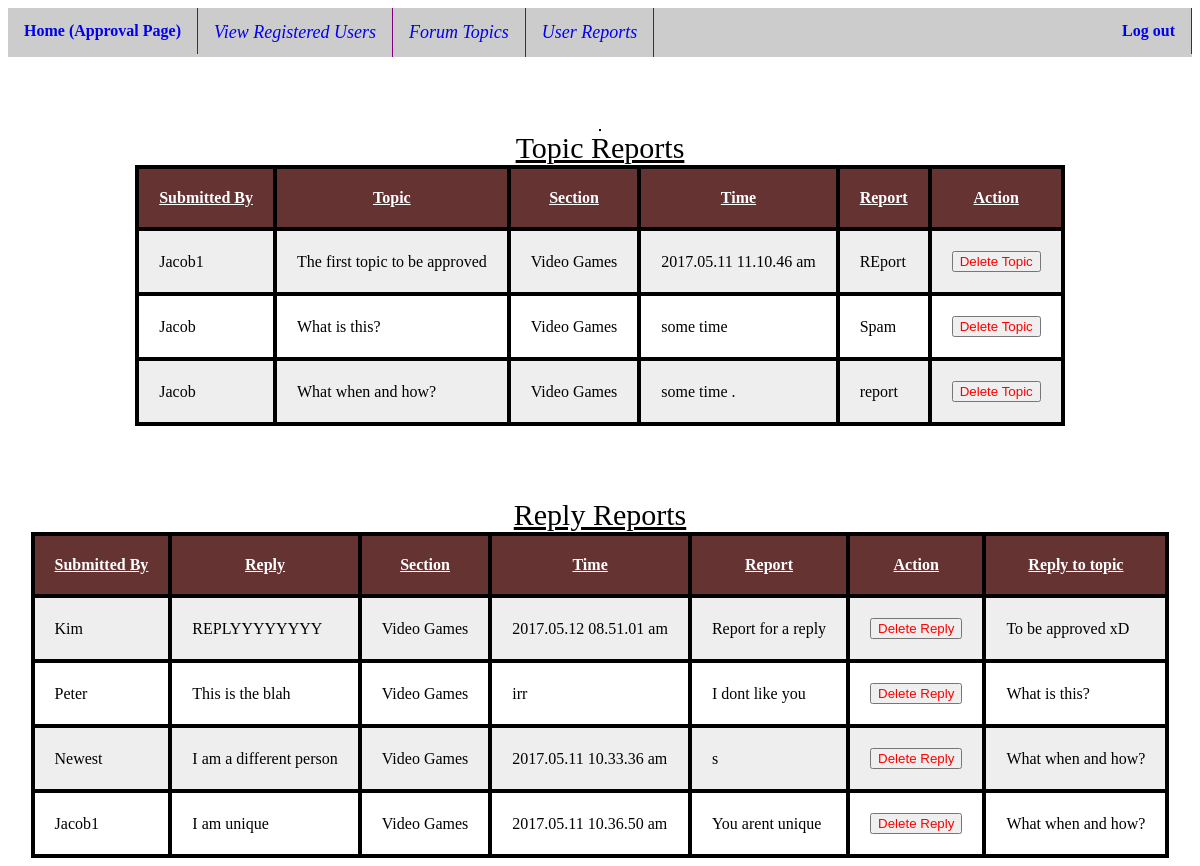
The page /reportadmin.php on the database its author committed.
### tables this page shows
CREATE TABLE `report` (
  `Submitter` varchar(100) DEFAULT NULL,
  `Topic` varchar(100) DEFAULT NULL,
  `Reply` varchar(100) DEFAULT NULL,
  `Section` varchar(100) DEFAULT NULL,
  `Time` varchar(100) NOT NULL,
  `Report` varchar(100) DEFAULT NULL
);

### reportadmin.php (the view, shortened to what this page needs)
<!DOCTYPE html PUBLIC "-//W3C//DTD XHTML 1.0 Transitional//EN" "http://www.w3.org/TR/xhtml1/DTD/xhtml1-transitional.dtd">
<html xmlns="http://www.w3.org/1999/xhtml">
<head>
</head>
<body>
<table align="center">
<?php
require_once('config.php');
require_once('navbar1.php');
?>
<br > <br > <br > <br >
<table>
<caption style="font-size:30px;text-decoration:underline" align="center">Topic Reports</caption>
<th>Submitted By</th>
<th>Topic</th>
<th>Section</th>
<th>Time</th>
<th>Report</th>
<th>Action</th>
<?php
$sql="SELECT * FROM report WHERE Topic!='N'";
$result=mysqli_query($conn,$sql);
	while($hey=mysqli_fetch_assoc($result))
	{echo "<tr><td>";
	echo $hey['Submitter'];
	echo "</td><td>";
	echo $hey['Topic'];
	$temp=$hey['Topic'];
	echo "</td><td>";
	echo $hey['Section'];
	echo "</td><td>";
	echo $hey['Time'];
	echo "</td><td>";
	echo $hey['Report'];
	$sql1="SELECT Approved from question WHERE Topic ='$temp'";
	$result1=mysqli_query($conn,$sql1);
	$hey1=mysqli_fetch_assoc($result1);
	$app=$hey1['Approved'];
	echo "</td><td>";
	if($app==1)
	echo "<input type=submit value='Delete Topic' style='color:red'>";
	else
	echo "<input type=submit value='Approve Topic'>";
	echo "</td>";
	echo "</tr>";
	}
?>
</table>
<br > <br > <br > <br >
<table>
<caption style="font-size:30px;text-decoration:underline" align="center">Reply Reports</caption>
<th>Submitted By</th>
<th>Reply</th>
<th>Section</th>
<th>Time</th>
<th>Report</th>
<th>Action</th>
<th>Reply to topic</th>
<?php
$sql="SELECT * FROM report WHERE Reply!='N'";
$result=mysqli_query($conn,$sql);
	while($hey=mysqli_fetch_assoc($result))
	{echo "<tr><td>";
	echo $hey['Submitter'];
	echo "</td><td>";
	echo $hey['Reply'];
	$temp=$hey['Time'];
	echo "</td><td>";
	echo $hey['Section'];
	echo "</td><td>";
	echo $hey['Time'];
	echo "</td><td>";
	echo $hey['Report'];
	$sql1="SELECT Approved,Topic from reply WHERE Time ='$temp'";
	$result1=mysqli_query($conn,$sql1);
	$hey1=mysqli_fetch_assoc($result1);
	$app=$hey1['Approved'];
	echo "</td><td>";
	if($app==1)
	echo "<input type=submit value='Delete Reply' style='color:red'>";
	else
	echo "<input type=submit value='Approve Reply'>";
	echo "</td><td>";
	echo $hey1['Topic'];
	echo "</td>";
	echo "</tr>";
	}
?>
</table>
</body>
</html>

### reportadmin.php (style rules this page uses)
table,td,th { border:1px solid black;  padding:100px; }
table { margin-left: auto; margin-right: auto; }
tr,td,th { padding:20px; }
th { text-decoration:underline; }
table, tr:nth-child(even) { background-color: #eee; }
table,tr:nth-child(odd) { background-color: #fff; }
table { color: black; background-color: black; }
th { background:#663333; color:white; }

### rows shown on the page
report: Submitter "Jacob1", Topic "The first topic to be approved", Section "Video Games", Time "2017.05.11 11.10.46 am", Report "REport"
report: Submitter "Jacob", Topic "What is this?", Section "Video Games", Time "some time", Report "Spam"
report: Submitter "Jacob", Topic "What when and how?", Section "Video Games", Time "some time .", Report "report"
report: Submitter "Kim", Reply "REPLYYYYYYYY", Section "Video Games", Time "2017.05.12 08.51.01 am", Report "Report for a reply", Topic "To be approved xD"
report: Submitter "Peter", Reply "This is the blah", Section "Video Games", Time "irr", Report "I dont like you", Topic "What is this?"
report: Submitter "Newest", Reply "I am a different person", Section "Video Games", Time "2017.05.11 10.33.36 am", Report "s", Topic "What when and how?"
report: Submitter "Jacob1", Reply "I am unique", Section "Video Games", Time "2017.05.11 10.36.50 am", Report "You arent unique", Topic "What when and how?"
